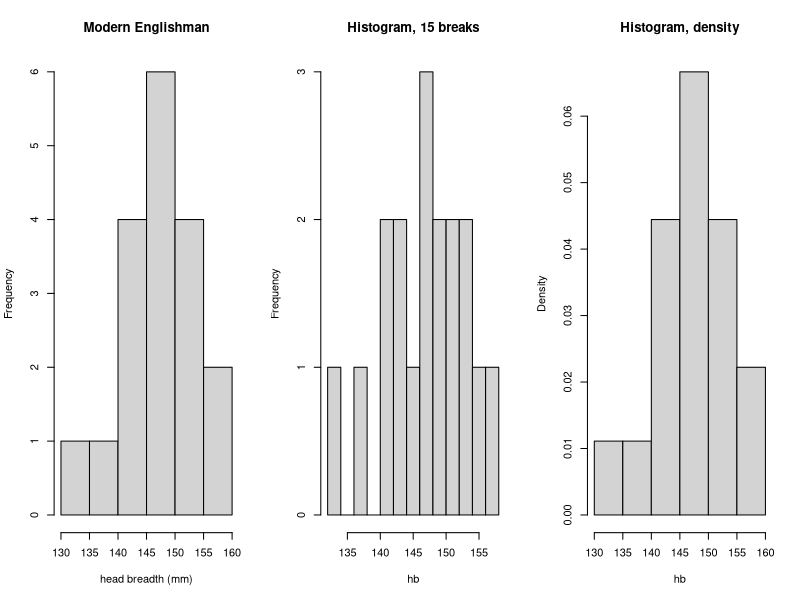
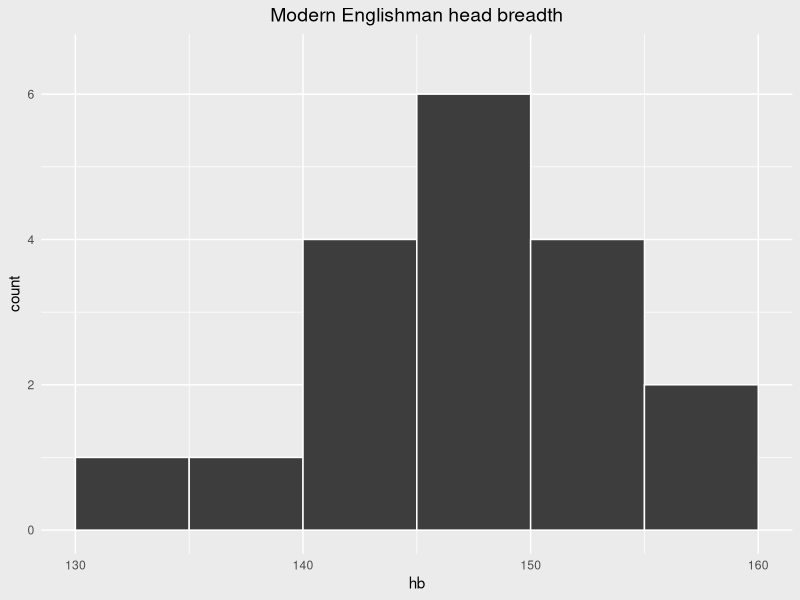

Write the R code that produced these figures, in order.
#### hist ####
# histogram using R base graphics
# par() gives graphical options
# mfrow = "multifigure by row" with 1 row and 3 columns

# First, create the hb vector with bell curve distribution
hb <- c(
  # Bin 130-135: 1 count
  132,
  # Bin 135-140: 1 count  
  138,
  # Bin 140-145: 4 counts
  141, 142, 143, 144,
  # Bin 145-150: 6 counts
  146, 147, 148, 148, 149, 149,
  # Bin 150-155: 4 counts
  151, 152, 153, 154,
  # Bin 155-160: 2 counts
  156, 158
)

# Set up 1 row, 3 columns layout
par(mfrow=c(1,3))

# main is the title, xlab is x-axis label (ylab also available)
hist(hb, main="Modern Englishman", xlab="head breadth (mm)")
# breaks are how many bins-1 to use

hist(hb, breaks = 15, main="Histogram, 15 breaks")
# freq=FALSE changes the vertical axis to density,
# so the total area of the bars is now equal to 1
hist(hb, breaks = 8, freq = FALSE, main="Histogram, density")

# Reset to single plot layout
par(mfrow=c(1,1))

# histogram using ggplot
library(ggplot2)
# first put hb vector into a data.frame
hb_df <- data.frame(hb)
p <- ggplot(hb_df, aes(x = hb))
# always specify a binwidth for the histogram (default is range/30)
# try several binwidths
p <- p + geom_histogram(binwidth = 5, color = "white", fill = "#3d3d3d", boundary = 130)
p <- p + labs(title = "Modern Englishman head breadth")
p <- p + xlab("hb")
p <- p + ylab("count")
p <- p + scale_x_continuous(breaks = seq(130, 160, by = 10))
p <- p + scale_y_continuous(breaks = seq(0, 6, by = 2), limits = c(0, 6.5))
p <- p + theme_minimal()
p <- p + theme(
  panel.grid.major = element_line(color = "white", size = 0.5),
  panel.grid.minor = element_line(color = "white", size = 0.25),
  panel.background = element_rect(fill = "#ebebeb", color = NA),
  plot.background = element_rect(fill = "#ebebeb", color = NA),
  plot.title = element_text(hjust = 0.5, size = 14)
)
print(p)